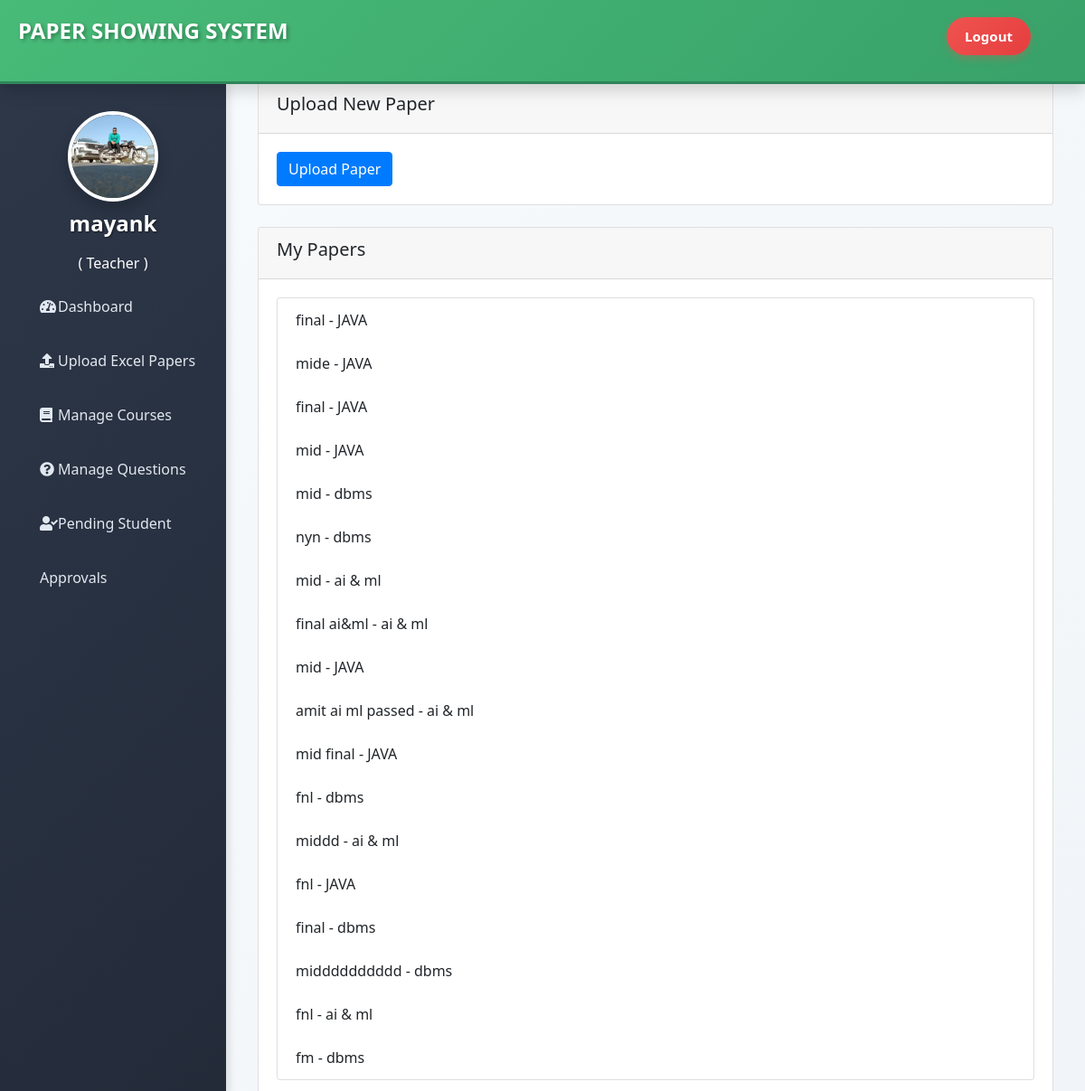
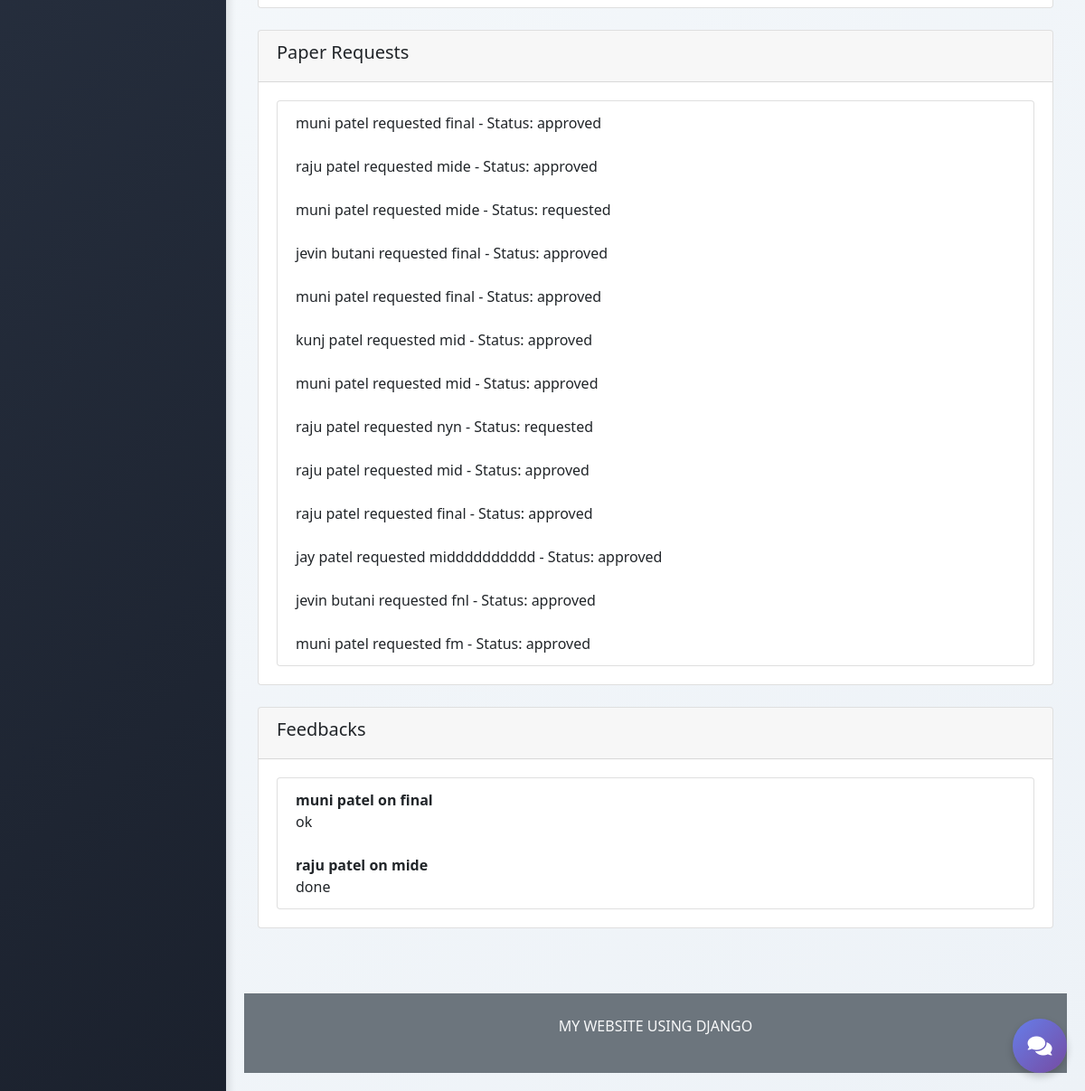
Screenshot of /studentprofile/teacher/dashboard/ (signed in) with the database file from the repository (2 pictures, top to bottom).
### teacher/models.py (models this page shows, shortened)
class Teacher(models.Model):
    user=models.OneToOneField(User,on_delete=models.CASCADE)
    profile_pic= models.ImageField(upload_to='profile_pic/Teacher/',null=True,blank=True)
    address = models.CharField(max_length=40)
    mobile = models.CharField(max_length=20,null=False)
    status= models.BooleanField(default=True)
    salary=models.PositiveIntegerField(null=True)

### studentprofile/models.py (models this page shows, shortened)
class Paper(models.Model):
    id = models.BigAutoField(primary_key=True)
    student = models.ForeignKey(Student, on_delete=models.CASCADE, null=True, blank=True)
    course = models.ForeignKey(Course, on_delete=models.CASCADE)
    teacher = models.ForeignKey(Teacher, on_delete=models.CASCADE)
    excel_file = models.FileField(upload_to='excels/', null=True, blank=True)
    paper_file = models.FileField(upload_to='papers/', null=True, blank=True)
    title = models.CharField(max_length=200)
    selected_students = models.ManyToManyField(Student, related_name='selected_papers', blank=True)
    uploaded_at = models.DateTimeField(auto_now_add=True)

class PaperRequest(models.Model):
    id = models.BigAutoField(primary_key=True)
    student = models.ForeignKey(Student, on_delete=models.CASCADE)
    paper = models.ForeignKey(Paper, on_delete=models.CASCADE)
    status = models.CharField(
        max_length=20,
        choices=[('requested', 'Requested'), ('approved', 'Approved'), ('denied', 'Denied')],
        default='requested'
    )
    requested_at = models.DateTimeField(auto_now_add=True)

class Feedback(models.Model):
    id = models.BigAutoField(primary_key=True)
    paper_request = models.ForeignKey(PaperRequest, on_delete=models.CASCADE)
    feedback_text = models.TextField()
    submitted_at = models.DateTimeField(auto_now_add=True)

### exam/models.py (models this page shows, shortened)
class Course(models.Model):
   id = models.BigAutoField(primary_key=True)
   course_name = models.CharField(max_length=50)
   question_number = models.PositiveIntegerField()
   total_marks = models.PositiveIntegerField()

### student/models.py (models this page shows, shortened)
class Student(models.Model):
    user=models.OneToOneField(User,on_delete=models.CASCADE)
    profile_pic= models.ImageField(upload_to='profile_pic/Student/',null=True,blank=True)
    address = models.CharField(max_length=40, blank=True)
    mobile = models.CharField(max_length=20, null=False, blank=True)
    enrollment_number = models.CharField(max_length=20, unique=True, null=True, blank=True)
    status= models.BooleanField(default=False)  # Require approval for new students
    @property
    def get_name(self):
        return self.user.first_name+" "+self.user.last_name

### studentprofile/views.py (the view)
# urls.py: path('teacher/dashboard/', views.teacher_dashboard_view, name='teacher_dashboard'),
@login_required
@user_passes_test(is_teacher)
def teacher_dashboard_view(request):
    teacher = get_object_or_404(Teacher, user=request.user)
    papers = Paper.objects.filter(teacher=teacher)
    student_papers = StudentPaper.objects.filter(paper__teacher=teacher)
    requests = PaperRequest.objects.filter(paper__teacher=teacher)
    feedbacks = Feedback.objects.filter(paper_request__paper__teacher=teacher)
    return render(request, 'studentprofile/teacher_dashboard.html', {
        'papers': papers,
        'student_papers': student_papers,
        'requests': requests,
        'feedbacks': feedbacks,
    })

### studentprofile/views.py (called while the page is built)
def is_teacher(user):
    return user.groups.filter(name='TEACHER').exists()

### templates/studentprofile/teacher_dashboard.html (shortened to what this page needs)
{% extends 'teacher/teacherbase.html' %}
{% load static %}
{% block content %}
<div class="container mt-4">
    <h2>Teacher Dashboard - Paper System</h2>
    <div class="card mb-4">
        <div class="card-header">
            <h5>Upload New Paper</h5>
        </div>
        <div class="card-body">
            <a href="{% url 'studentprofile:teacher_upload' %}" class="btn btn-primary">Upload Paper</a>
        </div>
    </div>
    <div class="card mb-4">
        <div class="card-header">
            <h5>My Papers</h5>
        </div>
        <div class="card-body">
            {% if papers %}
                <ul class="list-group">
                    {% for paper in papers %}
                        <li class="list-group-item">
                            {{ paper.title }} - {{ paper.course.course_name }}
                        </li>
                    {% endfor %}
                </ul>
            {% else %}
                <p>No papers uploaded yet.</p>
            {% endif %}
        </div>
    </div>
    <div class="card mb-4">
        <div class="card-header">
            <h5>Paper Requests</h5>
        </div>
        <div class="card-body">
            {% if requests %}
                <ul class="list-group">
                    {% for req in requests %}
                        <li class="list-group-item">
                            {{ req.student.get_name }} requested {{ req.paper.title }} - Status: {{ req.status }}
                        </li>
                    {% endfor %}
                </ul>
            {% else %}
                <p>No requests.</p>
            {% endif %}
        </div>
    </div>
    <div class="card">
        <div class="card-header">
            <h5>Feedbacks</h5>
        </div>
        <div class="card-body">
            {% if feedbacks %}
                <ul class="list-group">
                    {% for fb in feedbacks %}
                        <li class="list-group-item">
                            <strong>{{ fb.paper_request.student.get_name }} on {{ fb.paper_request.paper.title }}</strong><br>
                            {{ fb.feedback_text }}
                        </li>
                    {% endfor %}
                </ul>
            {% else %}
                <p>No feedbacks.</p>
            {% endif %}
        </div>
    </div>
</div>
{% endblock %}

### templates/teacher/teacherbase.html (shortened to what this page needs)
<!DOCTYPE html>
{% load static %}
<html lang="en" dir="ltr">
<head>
  <link href="http://netdna.bootstrapcdn.com/bootstrap/4.0.0-beta/css/bootstrap.min.css" rel="stylesheet">
  <link rel="stylesheet" href="https://maxcdn.bootstrapcdn.com/bootstrap/4.4.1/css/bootstrap.min.css">
  <link href="https://maxcdn.bootstrapcdn.com/font-awesome/4.3.0/css/font-awesome.min.css" rel="stylesheet">
  <link rel="stylesheet" href="https://cdnjs.cloudflare.com/ajax/libs/font-awesome/5.12.1/css/all.min.css">
</head>
<body>
  <header class="shadow bg-light">
    <div class="left_area">
      <h3>Paper Showing System</h3>
    </div>
    <div class="right_area">
      <a href="/logout" class="logout_btn">Logout</a>
    </div>
  </header>
  <div class="sidebar">
    <center>
      {% if request.user.teacher.profile_pic %}
        <img src="{{ request.user.teacher.profile_pic.url }}" class="profile_image" alt="Teacher Profile">
      {% else %}
        <img src="{% static 'image/teacher-avatar.png' %}" class="profile_image" alt="Default Teacher">
      {% endif %}
      <h4>{{request.user.first_name}}</h4>
      <h6 style="color: rgb(255, 255, 255);">( Teacher )</h6>
    </center>
    <a href="/teacher/teacher-dashboard/"><i class="fas fa-tachometer-alt"></i><span>Dashboard</span></a>
    <a href="/studentprofile/teacher/upload/"><i class="fas fa-upload"></i><span>Upload Excel Papers</span></a>
    <a href="/teacher/teacher-exam/"><i class="fas fa-book"></i><span>Manage Courses</span></a>
    <a href="/teacher/teacher-question/"><i class="fas fa-question-circle"></i><span>Manage Questions</span></a>
    <a href="/teacher/teacher-view-pending-student/"><i class="fas fa-user-check"></i><span>Pending Student Approvals</span></a>
  </div>
  <div class="content">
    {% block content %}
    {% endblock content %}
    <br><br><br>
    {% include "exam/footer.html" %}
  </div>
  {% include "chat/chat_widget.html" %}
</body>
</html>

### templates/teacher/teacherbase.html (style rules this page uses)
a:link { text-decoration: none; }
body { margin: 0; padding: 0; font-family: 'Segoe UI', Tahoma, Geneva, Verdana, sans-serif; background: linear-gradient(135deg, #f5f7fa 0%, #c3cfe2 100%); }
header { position: fixed; padding: 20px; width: 100%; z-index: 1; height: 5.8em !important; background: linear-gradient(135deg, #48bb78 0%, #38a169 100%); box-shadow: 0 4px 8px rgba(0, 0, 0, 0.1); border-bottom: 3px solid #2f855a; }
.left_area h3 { margin: 0px; text-transform: uppercase; font-size: 24px; font-weight: 900; color: #fff; text-shadow: 2px 2px 4px rgba(0,0,0,0.3); }
.logout_btn { padding: 10px 20px; background: linear-gradient(135deg, #ef5350 0%, #e53e3e 100%); text-decoration: none; float: right; margin-top: -30px; margin-right: 40px; border-radius: 25px; font-size: 15px; font-weight: 600; color: #fff; transition: all 0.3s ease; box-shadow: 0 4px 8px rgba(239, 83, 80, 0.3); }
.sidebar { background: linear-gradient(135deg, #2d3748 0%, #1a202c 100%); margin-top: 5.8em; padding-top: 30px; position: fixed; left: 0; width: 250px; height: 100%; transition: all 0.3s ease; box-shadow: 4px 0 8px rgba(0, 0, 0, 0.1); overflow-y: auto; }
.sidebar .profile_image { width: 100px; height: 100px; border-radius: 50%; margin-bottom: 10px; border: 4px solid #fff; box-shadow: 0 8px 16px rgba(0, 0, 0, 0.2); transition: transform 0.3s ease; }
.sidebar h4 { color: #fff; margin-top: 0; margin-bottom: 20px; font-weight: 600; text-shadow: 1px 1px 2px rgba(0,0,0,0.5); }
.sidebar a { color: #e2e8f0; display: block; width: 100%; line-height: 60px; text-decoration: none; padding-left: 40px; box-sizing: border-box; transition: all 0.3s ease; border-left: 4px solid transparent; }
.sidebar i { padding-right: 15px; width: 20px; }
.content { margin-left: 250px; background: linear-gradient(135deg, #f7fafc 0%, #edf2f7 100%); min-height: 100vh; transition: margin-left 0.3s ease; padding: 20px; }

### rows the page displays
Paper: title "final", course.course_name "JAVA"
Paper: title "mide", course.course_name "JAVA"
Paper: title "final", course.course_name "JAVA"
Paper: title "mid", course.course_name "JAVA"
Paper: title "mid", course.course_name "dbms"
Paper: title "nyn", course.course_name "dbms"
Paper: title "mid", course.course_name "ai & ml"
Paper: title "final ai&ml", course.course_name "ai & ml"
Paper: title "mid", course.course_name "JAVA"
Paper: title "amit ai ml passed", course.course_name "ai & ml"
Paper: title "mid final", course.course_name "JAVA"
Paper: title "fnl", course.course_name "dbms"
Paper: title "middd", course.course_name "ai & ml"
Paper: title "fnl", course.course_name "JAVA"
Paper: title "final", course.course_name "dbms"
Paper: title "midddddddddd", course.course_name "dbms"
Paper: title "fnl", course.course_name "ai & ml"
Paper: title "fm", course.course_name "dbms"
PaperRequest: student.get_name "muni patel", paper "final", status "approved"
PaperRequest: student.get_name "raju patel", paper "mide", status "approved"
PaperRequest: student.get_name "muni patel", paper "mide", status "requested"
PaperRequest: student.get_name "jevin butani", paper "final", status "approved"
PaperRequest: student.get_name "muni patel", paper "final", status "approved"
PaperRequest: student.get_name "kunj patel", paper "mid", status "approved"
PaperRequest: student.get_name "muni patel", paper "mid", status "approved"
PaperRequest: student.get_name "raju patel", paper "nyn", status "requested"
PaperRequest: student.get_name "raju patel", paper "mid", status "approved"
PaperRequest: student.get_name "raju patel", paper "final", status "approved"
PaperRequest: student.get_name "jay patel", paper "midddddddddd", status "approved"
PaperRequest: student.get_name "jevin butani", paper "fnl", status "approved"
PaperRequest: student.get_name "muni patel", paper "fm", status "approved"
Feedback: paper_request.student.get_name "muni patel", paper_request.paper "final", feedback_text "ok"
Feedback: paper_request.student.get_name "raju patel", paper_request.paper "mide", feedback_text "done"

### other values shown
{{ request.user.first_name }} "mayank"
